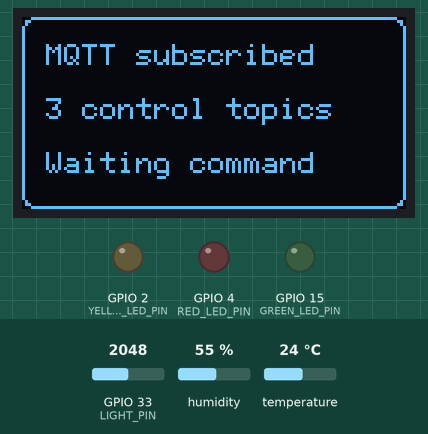
Simulated run of this sketch. Board: ESP32. Shown: 128×64 one-colour display, output pins drawn as LEDs (lit = HIGH). The test bench sets the inputs (shaded band); at power-on: humidity 55 %, GPIO 33 (LIGHT_PIN) = 2048, temperature 24 °C (analog values on the 0–4095 scale). WiFi joins after 1.5 s; servers stay silent unless stated; random numbers use the default seed unless the sketch sets one; no MQTT or app messages arrive unless stated; what the sketch prints to the serial monitor is not drawn.

Above: at 4.1 s.
4.2 s: humidity set to 22 %
At 11.2 s:
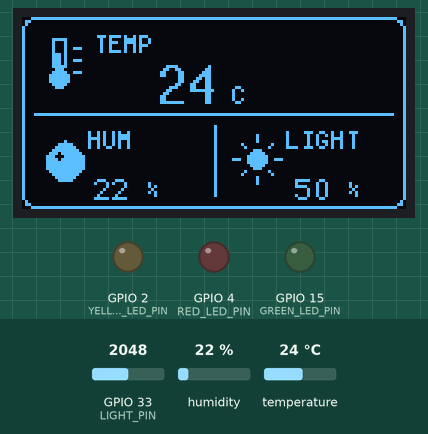
11.5 s: GPIO 33 (LIGHT_PIN) set to 2866
At 21.2 s:
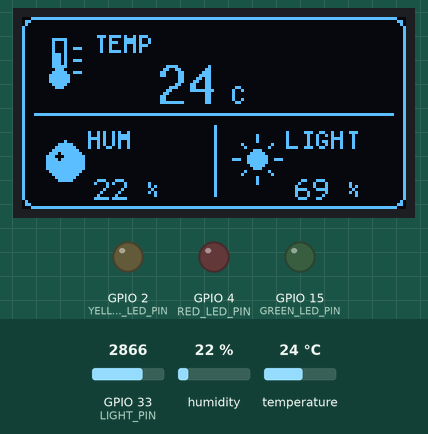
21.5 s: temperature set to 12 °C
At 31.2 s:
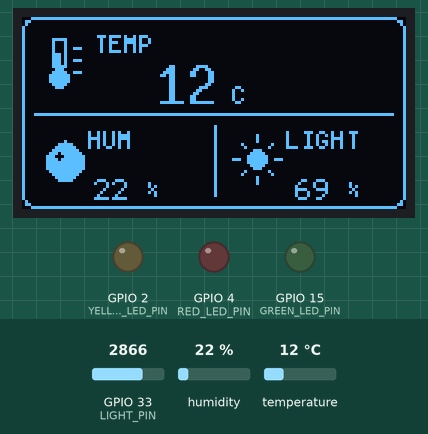
33.0 s: GPIO 33 (LIGHT_PIN) set to 3603
At 41.2 s:
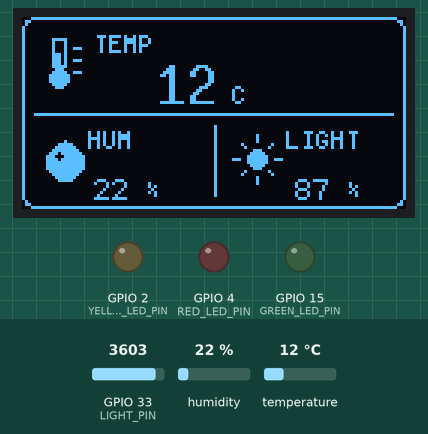
41.5 s: humidity set to 40 %
At 51.2 s:
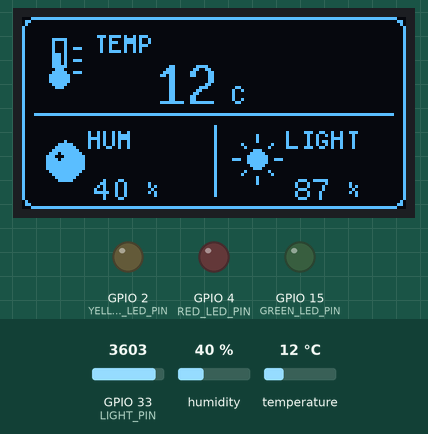
Timing chart, 0 to 52.5 s (numbered marks = the images above; inputs shaded):
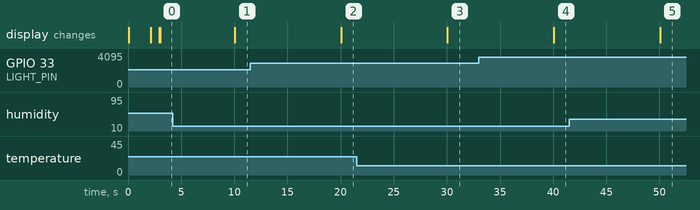

Measured:
- after the input at 11.5 s, the display: changes after 8.6 s (image 2)
- after the input at 21.5 s, the display: changes after 8.6 s (image 3)
- after the input at 33.0 s, the display: changes after 7.1 s (image 4)
- after the input at 41.5 s, the display: changes after 8.6 s (image 5)

The sketch:

27_mqtt_ctrl.ino
```cpp
#include <Wire.h>
#include <U8g2lib.h>
#include <SimpleDHT.h>
#include <WiFi.h>
#include <PubSubClient.h>

// 感測器與 OLED 腳位
const int DHT_PIN = 14;
const int LIGHT_PIN = 33;
const int SDA_PIN = 21;
const int SCL_PIN = 22;

// LED：電燈、風扇、除濕機
const int GREEN_LED_PIN = 15;
const int YELLOW_LED_PIN = 2;
const int RED_LED_PIN = 4;

const char *WIFI_SSID = "YOUR_WIFI_SSID";
const char *WIFI_PASSWORD = "YOUR_WIFI_PASSWORD";
const char *MQTT_HOST = "mqttgo.io";
const int MQTT_PORT = 1883;
const char *MQTT_TOPIC_GREEN = "eric/class305/ctrl/gled";
const char *MQTT_TOPIC_YELLOW = "eric/class305/ctrl/yled";
const char *MQTT_TOPIC_RED = "eric/class305/ctrl/rled";

const unsigned long SENSOR_INTERVAL = 10000UL;
const unsigned long COMMAND_DISPLAY_TIME = 1000UL;

SimpleDHT11 dht11(DHT_PIN);
U8G2_SSD1306_128X64_NONAME_F_HW_I2C oled(U8G2_R0, U8X8_PIN_NONE);
WiFiClient wifiClient;
PubSubClient mqttClient(wifiClient);

int temperature = 0;
int humidity = 0;
int light = 0;
unsigned long lastSensorTime = 0;
unsigned long commandDisplayUntil = 0;
String lastCommand = "";

void showStatus(const char *a, const char *b, const char *c) {
  oled.clearBuffer();
  oled.drawRFrame(0, 0, 128, 64, 4);
  oled.setFont(u8g2_font_6x12_tf);
  oled.setCursor(8, 16); oled.print(a);
  oled.setCursor(8, 34); oled.print(b);
  oled.setCursor(8, 52); oled.print(c);
  oled.sendBuffer();
}

void drawThermometer(int x, int y) {
  oled.drawFrame(x + 3, y + 1, 5, 10);
  oled.drawDisc(x + 5, y + 14, 3);
  oled.drawBox(x + 4, y + 6, 2, 9);
  oled.drawLine(x + 10, y + 4, x + 12, y + 4);
  oled.drawLine(x + 10, y + 8, x + 12, y + 8);
  oled.drawLine(x + 10, y + 12, x + 12, y + 12);
}

void drawDrop(int x, int y) {
  oled.drawTriangle(x + 6, y + 1, x, y + 8, x + 12, y + 8);
  oled.drawDisc(x + 6, y + 8, 6);
  oled.setDrawColor(0); oled.drawDisc(x + 4, y + 6, 1); oled.setDrawColor(1);
}

void drawSun(int x, int y) {
  oled.drawDisc(x + 6, y + 7, 3);
  for (int i = 0; i < 8; i++) {
    float a = i * 0.785398f;
    oled.drawLine(x + 6 + (int)(6 * cos(a)), y + 7 + (int)(6 * sin(a)),
                  x + 6 + (int)(8 * cos(a)), y + 7 + (int)(8 * sin(a)));
  }
}

void drawBottomValue(int x, int baseline, int value, const char *unit) {
  oled.setFont(u8g2_font_6x12_tf); oled.setCursor(x, baseline); oled.print(value);
  oled.setFont(u8g2_font_5x8_tf); oled.print(unit);
}

void showSensorData(bool dhtOK) {
  oled.clearBuffer(); oled.drawRFrame(0, 0, 128, 64, 4);
  oled.drawHLine(4, 32, 120); oled.drawVLine(64, 36, 24);
  drawThermometer(7, 6); drawDrop(8, 40); drawSun(72, 40);
  oled.setFont(u8g2_font_5x8_tf);
  oled.setCursor(24, 12); oled.print("TEMP");
  oled.setCursor(22, 44); oled.print("HUM");
  oled.setCursor(88, 44); oled.print("LIGHT");
  if (dhtOK) {
    oled.setFont(u8g2_font_10x20_tf); oled.setCursor(45, 29); oled.print(temperature);
    oled.setFont(u8g2_font_5x8_tf); oled.print(" C");
  } else {
    oled.setFont(u8g2_font_6x12_tf); oled.setCursor(45, 25); oled.print("ERROR");
  }
  drawBottomValue(24, 61, humidity, " %");
  drawBottomValue(91, 61, light, " %");
  oled.sendBuffer();
}

void showCommand(const String &command) {
  oled.clearBuffer(); oled.drawRFrame(0, 0, 128, 64, 4);
  oled.setFont(u8g2_font_6x12_tf);
  oled.setCursor(8, 16); oled.print("MQTT COMMAND");
  oled.setCursor(8, 36); oled.print(command);
  oled.setCursor(8, 54); oled.print("Command received");
  oled.sendBuffer();
}

bool hasJsonState(const String &json, const char *value) {
  String pattern = String("\"state\":\"") + value + "\"";
  return json.indexOf(pattern) >= 0;
}

void handleLedCommand(const String &json, int pin, const char *name) {
  if (hasJsonState(json, "on")) {
    digitalWrite(pin, HIGH);
    lastCommand = String(name) + " ON";
  } else if (hasJsonState(json, "off")) {
    digitalWrite(pin, LOW);
    lastCommand = String(name) + " OFF";
  } else return;
  showCommand(lastCommand);
  commandDisplayUntil = millis() + COMMAND_DISPLAY_TIME;
  Serial.print("MQTT command: "); Serial.println(lastCommand);
}

// MQTT callback：收到訊息後立即處理，不等待下一個感測週期
void mqttCallback(char *topic, byte *payload, unsigned int length) {
  String json;
  json.reserve(length + 1);
  for (unsigned int i = 0; i < length; i++) json += (char)payload[i];
  Serial.print("Received ["); Serial.print(topic); Serial.print("]: "); Serial.println(json);
  String receivedTopic = String(topic);
  if (receivedTopic == MQTT_TOPIC_GREEN) handleLedCommand(json, GREEN_LED_PIN, "LIGHT");
  else if (receivedTopic == MQTT_TOPIC_YELLOW) handleLedCommand(json, YELLOW_LED_PIN, "FAN");
  else if (receivedTopic == MQTT_TOPIC_RED) handleLedCommand(json, RED_LED_PIN, "DEHUM");
}

void connectWiFi() {
  WiFi.mode(WIFI_STA); WiFi.begin(WIFI_SSID, WIFI_PASSWORD);
  unsigned long start = millis();
  while (WiFi.status() != WL_CONNECTED && millis() - start < 30000UL) {
    showStatus("WiFi connection", "Please wait...", WIFI_SSID); delay(1000);
  }
  if (WiFi.status() == WL_CONNECTED) {
    String ip = WiFi.localIP().toString();
    showStatus("WiFi connected", ip.c_str(), "MQTT starting..."); delay(800);
  } else showStatus("WiFi failed", "Check SSID/password", "Retry later");
}

void connectMQTT() {
  if (WiFi.status() != WL_CONNECTED) return;
  while (!mqttClient.connected()) {
    String clientId = "esp32-ctrl-" + String((uint32_t)ESP.getEfuseMac(), HEX);
    clientId += String(random(0xffff), HEX);
    showStatus("MQTT connection", "Connecting...", MQTT_HOST);
    if (mqttClient.connect(clientId.c_str())) {
      mqttClient.subscribe(MQTT_TOPIC_GREEN);
      mqttClient.subscribe(MQTT_TOPIC_YELLOW);
      mqttClient.subscribe(MQTT_TOPIC_RED);
      Serial.println("Subscribed to green/yellow/red control topics");
      showStatus("MQTT subscribed", "3 control topics", "Waiting command"); delay(800);
    } else {
      Serial.print("MQTT failed, state: "); Serial.println(mqttClient.state());
      delay(3000);
    }
  }
}

void readSensors() {
  byte dhtTemp = 0, dhtHumidity = 0;
  int err = dht11.read(&dhtTemp, &dhtHumidity, NULL);
  if (err == SimpleDHTErrSuccess) { temperature = dhtTemp; humidity = dhtHumidity; }
  light = constrain(map(analogRead(LIGHT_PIN), 0, 4095, 0, 100), 0, 100);
  if (millis() >= commandDisplayUntil) showSensorData(err == SimpleDHTErrSuccess);
}

void setup() {
  Serial.begin(115200);
  pinMode(GREEN_LED_PIN, OUTPUT); pinMode(YELLOW_LED_PIN, OUTPUT); pinMode(RED_LED_PIN, OUTPUT);
  digitalWrite(GREEN_LED_PIN, LOW); digitalWrite(YELLOW_LED_PIN, LOW); digitalWrite(RED_LED_PIN, LOW);
  analogReadResolution(12); Wire.begin(SDA_PIN, SCL_PIN);
  oled.begin(); oled.setFontPosBaseline(); randomSeed((uint32_t)ESP.getEfuseMac());
  showStatus("ESP32 CTRL", "Starting...", "Please wait...");
  connectWiFi(); mqttClient.setServer(MQTT_HOST, MQTT_PORT); mqttClient.setCallback(mqttCallback);
}

void loop() {
  if (WiFi.status() != WL_CONNECTED) connectWiFi();
  if (!mqttClient.connected()) connectMQTT();
  mqttClient.loop();
  if (millis() - lastSensorTime >= SENSOR_INTERVAL) { lastSensorTime = millis(); readSensors(); }
  delay(10);
}
```
